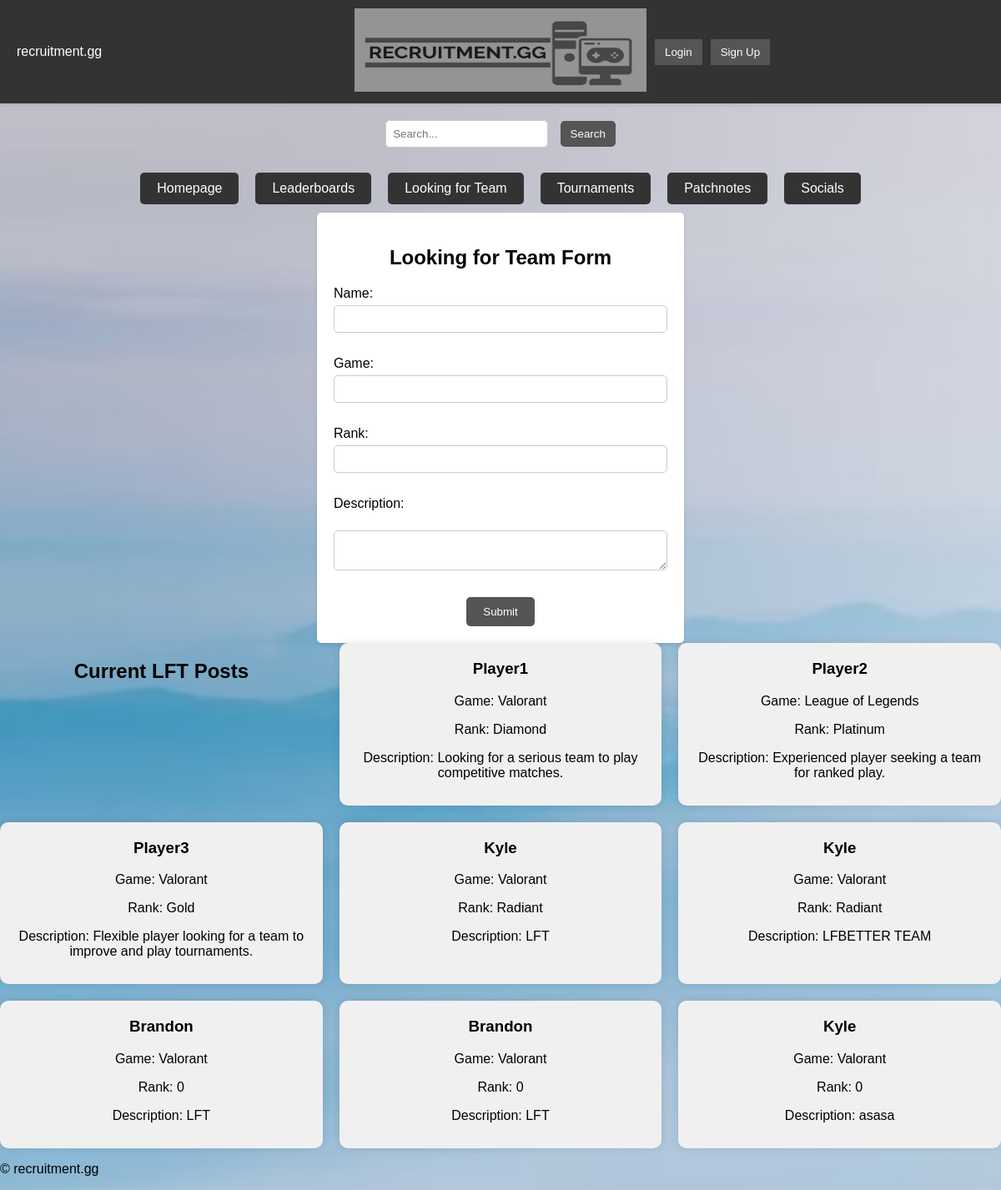
/LFT.php, run on the app's committed database.
### tables this page shows
CREATE TABLE `lft_submissions` (
  `id` int NOT NULL AUTO_INCREMENT,
  `name` varchar(255) NOT NULL,
  `game` varchar(255) NOT NULL,
  `rank` varchar(255) NOT NULL,
  `description` text NOT NULL,
  `username` varchar(255) NOT NULL,
  `created_at` timestamp NULL DEFAULT CURRENT_TIMESTAMP,
  PRIMARY KEY (`id`)
);

### LFT.php (the view, shortened to what this page needs)
<?php
$loggedIn = isset($_SESSION["username"]);
$conn = new mysqli("localhost", "root", "Password", "valorantlol");
$lft_query = "SELECT * FROM lft_submissions";
$lft_result = $conn->query($lft_query);
?>
<!DOCTYPE html>
<html lang="en">
<head>
    <link rel="stylesheet" href="styles.css">
</head>
<body>
    <header>
        <div class="logo">recruitment.gg</div>
        <div class="center-logo">
            <img src="logo.jpeg" alt="Site Logo" style="width: 350px; height: 100px;">
        </div>
		<div class="user">
			<?php if ($loggedIn) : ?>
				<button class="username" onclick="window.location.href='profile.php'"><?php echo $_SESSION["username"]; ?></button>
				<button onclick="window.location.href='edit_profile.php'">Edit Profile</button>
				<button onclick="window.location.href='profile_settings.php'">Profile Settings</button>
				<button onclick="window.location.href='inbox.php'">Inbox</button>
				<button onclick="window.location.href='contact.php'">Contact</button>
				<button onclick="window.location.href='logout.php'">Sign Out</button>
			<?php else : ?>
				<button onclick="openLogin()">Login</button>
				<button onclick="openSignup()">Sign Up</button>
			<?php endif; ?>
		</div>
    </header>
	<div class="search">
		<form action="search.php" method="get">
			<input type="text" id="searchInput" name="query" placeholder="Search...">
			<button type="submit">Search</button>
		</form>
	</div>
    <main>
        <section class="buttons">
            <a href="index.php" class="button">Homepage</a>
            <a href="leaderboards.php" class="button">Leaderboards</a>
            <a href="LFT.php" class="button">Looking for Team</a>
            <a href="tournaments.php" class="button">Tournaments</a>
            <a href="patchnotes.php" class="button">Patchnotes</a>
            <a href="socials.php" class="button">Socials</a>
        </section>
        <section class="form">
            <h2>Looking for Team Form</h2>
            <form action="submit_lft.php" method="post">
                <label for="name">Name:</label>
                <input type="text" id="name" name="name" required><br><br>
                <label for="game">Game:</label>
                <input type="text" id="game" name="game" required><br><br>
                <label for="rank">Rank:</label>
                <input type="text" id="rank" name="rank" required><br><br>
                <label for="description">Description:</label><br>
                <textarea id="description" name="description" required></textarea><br><br>
                <button type="submit">Submit</button>
            </form>
        </section>
        <section class="lft-posts">
            <h2>Current LFT Posts</h2>
            <?php if ($lft_result->num_rows > 0) : ?>
                <?php while ($row = $lft_result->fetch_assoc()) : ?>
                    <div class="lft-post">
                        <h3><?php echo $row["name"]; ?></h3>
                        <p>Game: <?php echo $row["game"]; ?></p>
                        <p>Rank: <?php echo $row["rank"]; ?></p>
                        <p>Description: <?php echo $row["description"]; ?></p>
                    </div>
                <?php endwhile; ?>
            <?php else : ?>
                <p>No LFT posts found.</p>
            <?php endif; ?>
        </section>
    </main>
    <footer>
        <p>&copy; recruitment.gg</p>
    </footer>
</body>
</html>

### styles.css (style rules this page uses)
body { font-family: Arial, sans-serif; margin: 0; padding: 0; background-color: #f8f8f8; }
header { background-color: #333; color: white; padding: 10px 20px; display: flex; justify-content: space-between; align-items: center; box-shadow: 0 2px 4px rgba(0, 0, 0, 0.1); }
.logo { flex-grow: 1; }
.user { display: flex; align-items: center; }
.user a, .user button { margin-left: 10px; padding: 8px 12px; border: none; background-color: #555; color: white; cursor: pointer; text-decoration: none; }
.search { text-align: center; margin-top: 20px; }
.search input { padding: 8px; border: 1px solid #ccc; border-radius: 5px; margin-right: 10px; }
.search button { padding: 8px 12px; border: none; background-color: #555; color: white; border-radius: 5px; cursor: pointer; }
main { text-align: center; margin-top: 20px; }
.buttons { display: flex; justify-content: center; flex-wrap: wrap; }
.button { display: inline-block; padding: 10px 20px; margin: 10px; background-color: #333; color: white; text-decoration: none; border-radius: 5px; cursor: pointer; transition: background-color 0.3s; }
body { font-family: Arial, sans-serif; background-color: #f8f8f8; margin: 0; padding: 0; }
header { background-color: #333; color: white; padding: 10px 20px; display: flex; justify-content: space-between; align-items: center; box-shadow: 0 2px 4px rgba(0,0,0,0.1); }
.user button { margin-left: 10px; padding: 8px 12px; border: none; background-color: #555; color: white; cursor: pointer; }
.form { background-color: #fff; padding: 20px; border-radius: 5px; box-shadow: 0 2px 4px rgba(0,0,0,0.1); max-width: 400px; margin: 0 auto; }
.form h2 { margin-bottom: 20px; }
.form label { display: block; margin-bottom: 5px; text-align: left; }
.form input, .form textarea { width: 100%; padding: 8px; margin-bottom: 10px; border: 1px solid #ccc; border-radius: 5px; box-sizing: border-box; }
.form button { padding: 10px 20px; border: none; background-color: #555; color: white; border-radius: 5px; cursor: pointer; transition: background-color 0.3s; }

### LFT.php (style rules this page uses)
body { background-image: url('background.jpg'); background-size: cover; background-position: center; }
.logo { flex: 1; }
.center-logo img { width: 350px; height: 100px; }
.user { flex: 1; text-align: right; }
.lft-posts { display: grid; grid-template-columns: repeat(auto-fit, minmax(300px, 1fr)); grid-gap: 20px; }
.lft-post { background-color: #f0f0f0; padding: 20px; border-radius: 10px; box-shadow: 0 0 10px rgba(0, 0, 0, 0.1); }
.lft-post h3 { margin-top: 0; }
.lft-post p { margin-bottom: 10px; }

### data on the page
lft_submissions: name "Player1", game "Valorant", rank "Diamond", description "Looking for a serious team to play competitive matches."
lft_submissions: name "Player2", game "League of Legends", rank "Platinum", description "Experienced player seeking a team for ranked play."
lft_submissions: name "Player3", game "Valorant", rank "Gold", description "Flexible player looking for a team to improve and play tournaments."
lft_submissions: name "Kyle", game "Valorant", rank "Radiant", description "LFT"
lft_submissions: name "Kyle", game "Valorant", rank "Radiant", description "LFBETTER TEAM"
lft_submissions: name "Brandon", game "Valorant", rank "0", description "LFT"
lft_submissions: name "Brandon", game "Valorant", rank "0", description "LFT"
lft_submissions: name "Kyle", game "Valorant", rank "0", description "asasa"
